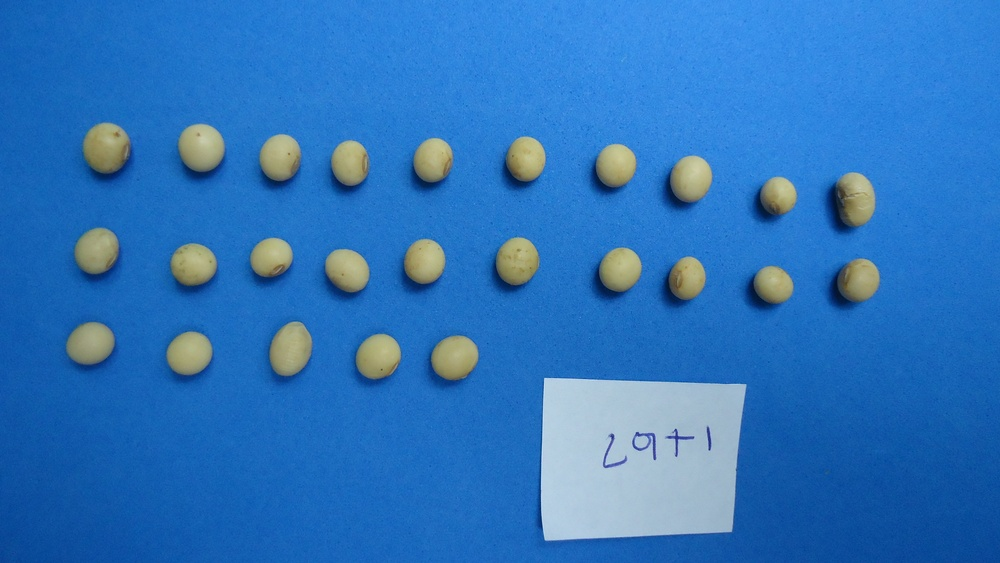
%> input picture L9R1.JPG, 1000 x 563 px, shrunk from 4320 x 2432 before the run
$ octave Principal.m   (GNU Octave 9; MATLAB toolbox functions it lacks are replaced by stand-ins)
%> lines starting %> are read from the running program, lines starting %| are printed output that depends on the picture; in (x1, y1, x2, y2) boxes, pixels count from 0 and x2, y2 are one past the last pixel; in counts of white or black regions, pixels touching at a corner belong together; the program's own positions count from 1
### funcCrop.m
%Essa função crop além de cortar as imagens ela também limiariza esse
%código funciona perfeitamente para imagens grandes como as do lote L6

function metrica = funcCrop(im)
%onde era chamada a antiga funcção de limiar que está na pasta teste
%     im = funcLimiar(im);

    %imresultante = im;

  %Transforma a imagem em escala de cinza a partir das camadas R e B
  R = im(:,:,1);
  B = im(:,:,3);
  imCinza = B-R;

  %Apos a transformacao em escala de cinza, o maior pico da imagem
  %torna-se o indice 1, por isso eh salvo apenas o indice do segundo pico
  h = imhist(imCinza);
  %Acha o segundo maior pico do histograma
  max2 = 0;
  index1 = 0;
  for i=2:256
    if(h(i)>max2)
      max2 = h(i);
      index1 = i;
    end
  end

  %Acha o vale entre os dois picos do histograma
  min1 = max(h);
  index2 = 0;
  for i=2:index1
    if(h(i) < min1)
      min1 = h(i);
      index2 = i;
    end
  end

  %Limiariza a imagem a partir do indice do vale do histograma
  imLimiarizada = ~(imCinza>index2);
% [29 lines of commented-out code are left out]
    Sdata=regionprops(imLimiarizada,'BoundingBox', 'Image');

    x=1;
    pasta = strcat('.\ImagensCrop\',int2str(x),'\');
    mkdir(pasta);

    for i=1:length(Sdata)
        if(i==1)
            metrica = imcrop(R,Sdata(i).BoundingBox);
        else
            img = imcrop(im,Sdata(i).BoundingBox);
            filename = strcat(pasta,'\',int2str(i),'.jpg');
            imwrite(img,filename);
        end
    end
end

### Metrica.m
%Funcao que calcula a distancia entre o centro dos 2 (dois) pontos da metrica.
%Recebe como parametro a imagem da metrica;
%Retorna a distancia euclidiana entre os dois maiores pontos da imagem da metrica.

function [distancia] = Metrica(im)

  h = imhist(im);

  %Acha o indice do primeiro pico do histogram.
  %Obs.: O histograma esta sendo varrido do ultimo ao primeiro indice.
  maxp1=0;
  cont1=0;
  index1=0;
  for i=255:-1:1
    if(h(i)>maxp1)
      maxp1=h(i);
      index1=i;
    end
    if(h(i)<maxp1)
      cont1 = cont1+1;
    end
    if(cont1>10)
      break;
    end
  end

  %Acha o indice do segundo pico do histograma.
  %Obs.: O histograma esta sendo varrido do ultimo ao primeiro indice.
  maxp2=0;
  index2=0;
  for i=index1:-1:1
    if(h(i)>maxp2)
      maxp2=h(i);
      index2=i;
    end
  end

  %Obtem o indice do vale entre os dois picos encontrados.
  min1 = max(h);
  indexM = 0;
  for i=index2:index1
    if(h(i)<min1)
      min1=h(i);
      indexM = i;
    end
  end

  %Limiariza a partir do indice do vale.
  im2 = im>indexM;
%   figure, imshow(im2);
  %Guarda as informacoes do objetos contidos na imagem binarizada.
  prop = regionprops(im2,'Area', 'Centroid');

  %Salva a area de cada objeto em um vetor de areas.
  for i = 1 : length(prop)
    areas(i)=prop(i).Area;
  end

  %Ordena esse vetor em ordem crescente.
  areas = sort(areas,'descend');

  %Laco que percorre em todos os objetos.
  for i = 1 : length(prop)
    %Se o objeto no indice i for o maior objeto, o primeiro ponto da metrica,
    %ele guarda o centroid desse objeto.
    if (prop(i).Area == areas(1))
      x1 = prop(i).Centroid(1);
      y1 = prop(i).Centroid(2);
    end
    %Se o objeto no indice i for o segundo maior objeto, o segundo ponto da metrica,
    %ele guarda o centroid desse objeto.
    if (prop(i).Area == areas(2))
      x2 = prop(i).Centroid(1);
      y2 = prop(i).Centroid(2);
    end
  end

  %Calcula a distancia euclidiana entre o centroid dos dois pontos da metrica.
  %Essa eh a variavel de retorno da funcao.
  distancia = sqrt((x1-x2)^2+(y1-y2)^2);

  %Descomentar esse bloco para visualizar a metrica e o centroid de cada ponto.
  %  figure, imshow(im); hold on;
  %  plot(x1, y1,'r*');
  %  plot(x2, y2,'r*');
  %  hold off;

end

### Principal.m
close all
clear all

im = imread('L9R1.jpg');
%> im is the input picture: size 563x1000x3 uint8; mean R, G, B 45.6, 116.7, 188.4
% [FileName,PathName] = uigetfile('*.jpg','Selecione a imagem das sementes');
% im = imread(strcat(PathName, FileName));

imMetrica = funcCrop(im);
%> in funcCrop, `R = im(:,:,1);`:
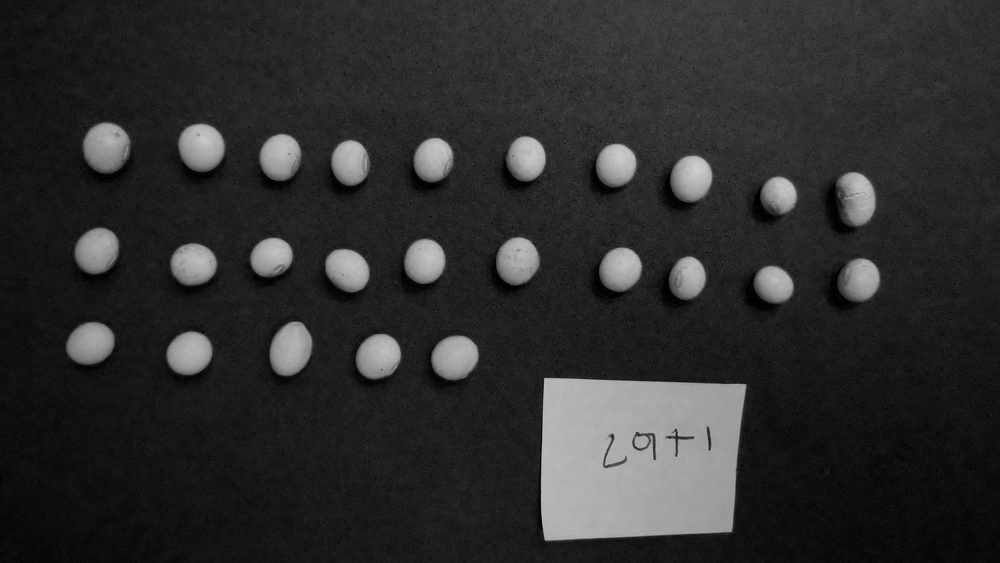
%> R: size 563x1000 uint8; min 0, max 208, mean 45.6
%> in funcCrop, `B = im(:,:,3);`:
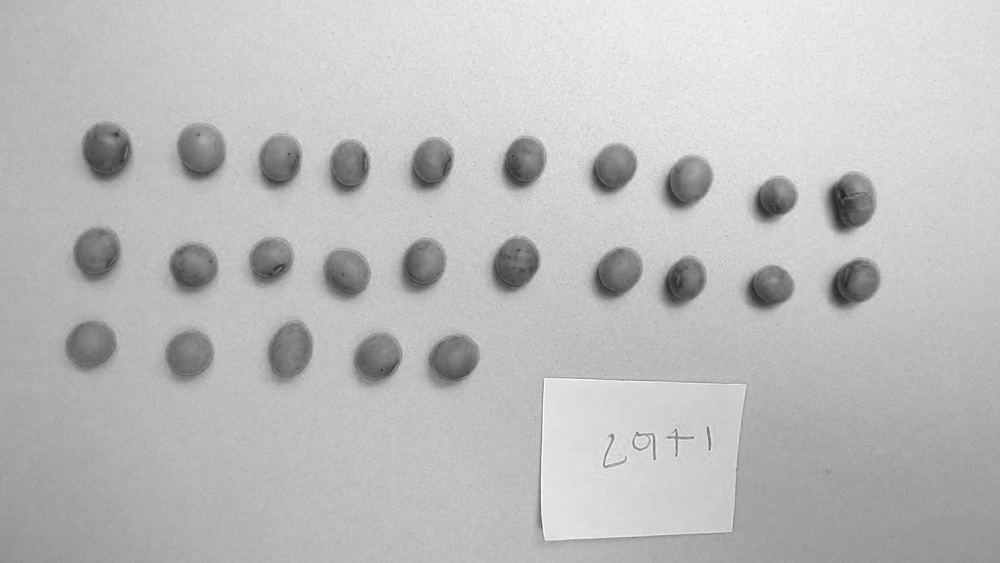
%> B: size 563x1000 uint8; min 34, max 255, mean 188.4
%> in funcCrop, `imCinza = B-R;`:
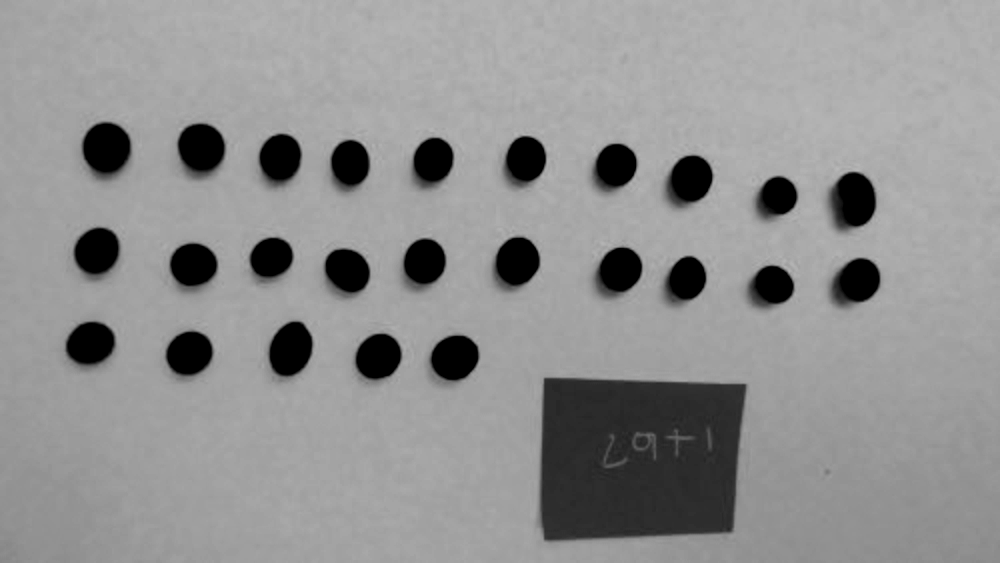
%> imCinza: size 563x1000 uint8; min 0, max 184, mean 145.2
%> in funcCrop, `h = imhist(imCinza);`: h = 256 values, max 45864 at index 164, min 0 at index 186, mean 2199.2
%> the loop in funcCrop, `for i=2:256` made 255 passes
%> max2 on passes 1, 2, 3, 6, 15, 39, 41, 43: 113, 115, 129, 150, 156, 825, 3599, 9917
%> after the loop in funcCrop, `for i=2:256`: index1 = 164; max2 = 45864
%> the loop in funcCrop, `for i=2:index1` made 163 passes
%> min1 on passes 1, 5, 14, 23: 113, 72, 69, 58
%> in funcCrop, `imLimiarizada = ~(imCinza>index2);`:
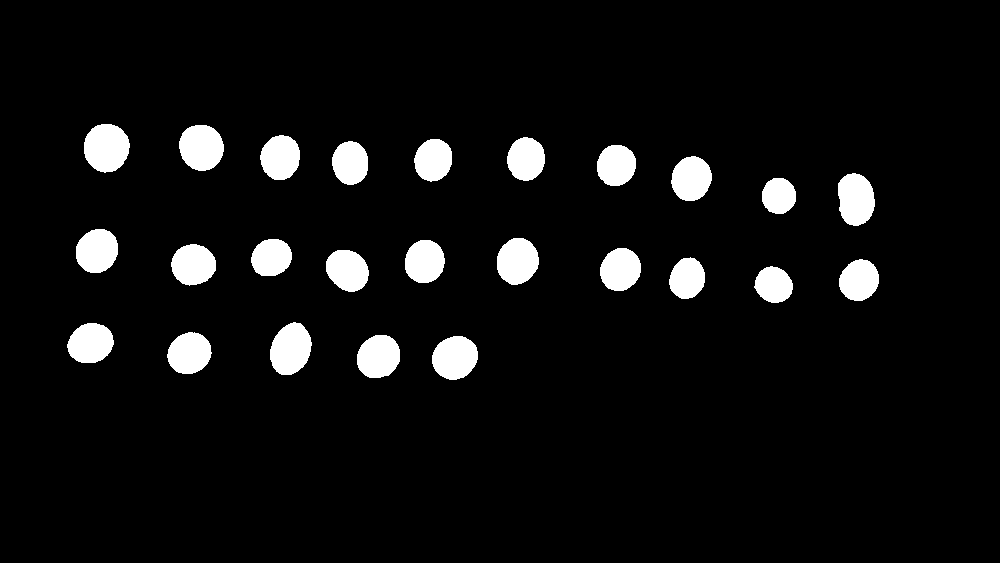
%> imLimiarizada: size 563x1000 logical; 6.2% white; 25 white regions
%> in funcCrop, `Sdata=regionprops(imLimiarizada,'BoundingBox', 'Image');`: Sdata = 25 regions; largest, box (x1, y1, x2, y2): (84, 124, 130, 173), (270, 322, 312, 375), (179, 125, 224, 171), (432, 336, 478, 380), (497, 238, 539, 285)
%> the loop in funcCrop, `for i=1:length(Sdata)` made 25 passes
%> filename on passes 2 to 13: '.\ImagensCrop\1\\2.jpg', '.\ImagensCrop\1\\3.jpg', '.\ImagensCrop\1\\4.jpg', '.\ImagensCrop\1\\5.jpg', '.\ImagensCrop\1\\6.jpg', '.\ImagensCrop\1\\7.jpg', '.\ImagensCrop\1\\8.jpg', '.\ImagensCrop\1\\9.jpg', '.\ImagensCrop\1\\10.jpg', '.\ImagensCrop\1\\11.jpg', '.\ImagensCrop\1\\12.jpg', '.\ImagensCrop\1\\13.jpg'
%> pass 1, in funcCrop, `metrica = imcrop(R,Sdata(i).BoundingBox);`:
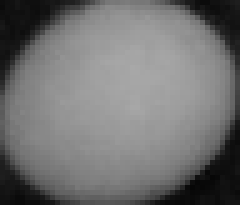
%> metrica: size 41x48 uint8 (shown 5 times larger); min 6, max 168, mean 113.4
%> pass 3, in funcCrop, `img = imcrop(im,Sdata(i).BoundingBox);`:
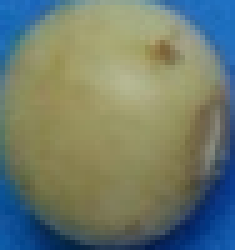
%> img: size 50x47x3 uint8 (shown 5 times larger); mean R, G, B 111.8, 123.7, 108.5
%> after the loop in funcCrop, `for i=1:length(Sdata)`:
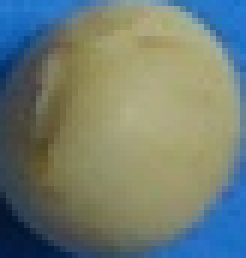
%> img: size 43x41x3 uint8 (shown 6 times larger); mean R, G, B 112.9, 124.9, 114.5
% figure, imshow(imMetrica);
metrica = Metrica(imMetrica);
%> in Metrica, `h = imhist(im);`: h = 256 values, max 41 at index 157, min 0 at index 1, mean 7.69
%> after the loop in Metrica, `for i=255:-1:1`: cont1 = 11; index1 = 157; maxp1 = 41
%> the loop in Metrica, `for i=index1:-1:1` made 157 passes
%> (i, maxp2, index2) on pass 1: (157, 41, 157)
%> i on passes 2 to 7: 156, 155, 154, 153, 152, 151
%> the loop in Metrica, `for i=index2:index1` made 1 pass
%> i on pass 1: 157
%> after the loop in Metrica, `for i=index2:index1`: indexM = 0
%> in Metrica, `im2 = im>indexM;`: im2: size 41x48 logical; every value is 1
%> in Metrica, `prop = regionprops(im2,'Area', 'Centroid');`: prop = 1 region; Area and Centroid: 1968 [24.5 21]
%> the loop in Metrica, `for i = 1 : length(prop)` made 1 pass
%> in Metrica, `areas = sort(areas,'descend');`: areas = 1968
%> the loop in Metrica, `for i = 1 : length(prop)` made 1 pass
%> the run ends on the next line

$ run again, with L15R1.jpg copied over L9R1.JPG
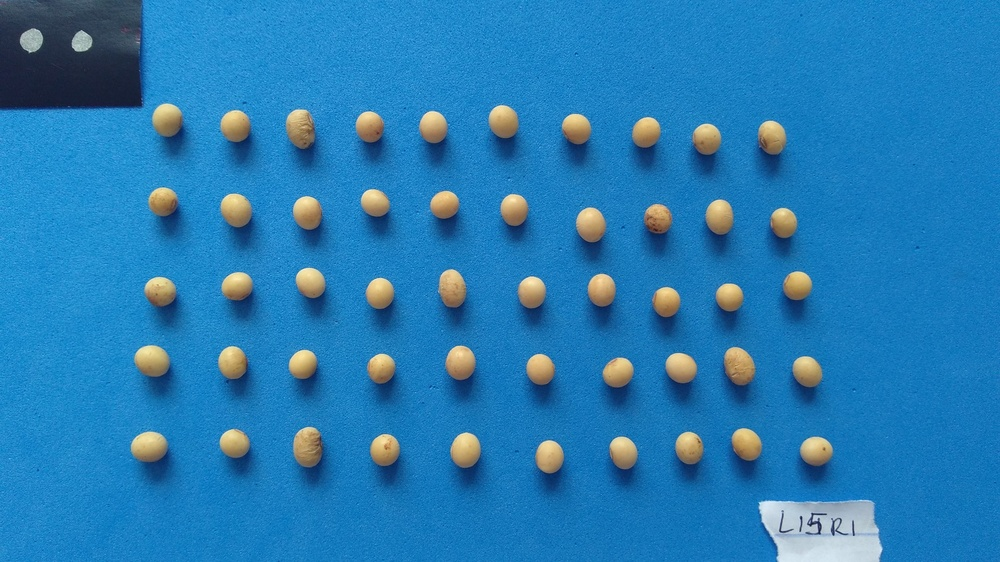
%> input picture L15R1.jpg, 1000 x 562 px, shrunk from 3264 x 1836 before the run
%> im is the input picture: size 562x1000x3 uint8; mean R, G, B 37.5, 124.7, 180.7
%> in funcCrop, `h = imhist(imCinza);`: h = 256 values, max 49519 at index 171, min 0 at index 187, mean 2195.3
%> the loop in funcCrop, `for i=2:256` made 255 passes
%> max2 on passes 1, 15, 18, 25, 27, 29: 128, 202, 260, 649, 2460, 2986
%> after the loop in funcCrop, `for i=2:256`: index1 = 171; max2 = 49519
%> the loop in funcCrop, `for i=2:index1` made 170 passes
%> min1 on passes 1, 2, 7: 128, 74, 54
%> in funcCrop, `imLimiarizada = ~(imCinza>index2);`:
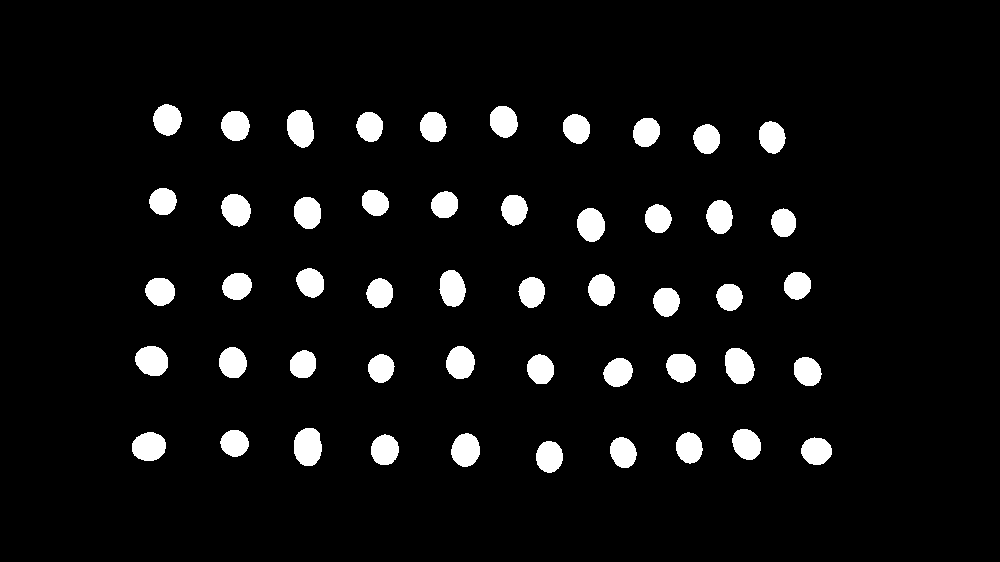
%> imLimiarizada: size 562x1000 logical; 5.9% white; 50 white regions
%> Sdata = 50 regions; largest, box (x1, y1, x2, y2): (725, 348, 755, 384), (294, 428, 322, 466), (287, 110, 314, 148), (439, 270, 466, 307), (135, 346, 168, 376)
%> the loop in funcCrop, `for i=1:length(Sdata)` made 50 passes
%> filename on passes 2 to 9: '.\ImagensCrop\1\\2.jpg', '.\ImagensCrop\1\\3.jpg', '.\ImagensCrop\1\\4.jpg', '.\ImagensCrop\1\\5.jpg', '.\ImagensCrop\1\\6.jpg', '.\ImagensCrop\1\\7.jpg', '.\ImagensCrop\1\\8.jpg', '.\ImagensCrop\1\\9.jpg'
%> in Metrica, `h = imhist(im);`: h = 256 values, max 14 at index 206, min 0 at index 1, mean 4.1
%> the loop in Metrica, `for i=255:-1:1` made 26 passes
%> maxp1 on passes 9, 11, 13, 14, 16, 20: 1, 2, 3, 5, 10, 12
%> after the loop in Metrica, `for i=255:-1:1`: cont1 = 11; index1 = 236
%> the loop in Metrica, `for i=index1:-1:1` made 236 passes
%> (i, maxp2, index2) on passes 1, 25: (236, 12, 236), (212, 14, 212)
%> in Metrica, `min1 = max(h);`: min1 = 14
%> the loop in Metrica, `for i=index2:index1` made 25 passes
%> min1 on passes 2, 5, 15: 8, 7, 5
%> in Metrica, `im2 = im>indexM;`:
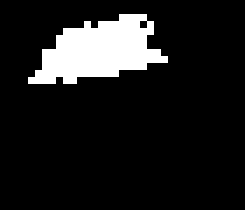
%> im2: size 30x35 logical (shown 7 times larger); 11.3% white; 1 white region, box (x1, y1, x2, y2) and area: (4, 2, 24, 12) 119
%> prop = 1 region; Area and Centroid: 119 [14.7 7.8]
%> the loop in Metrica, `for i = 1 : length(prop)` made 1 pass
%> areas = 119
%> the loop in Metrica, `for i = 1 : length(prop)` made 1 pass
%> (x1, y1) on pass 1: (14.66, 7.82)
